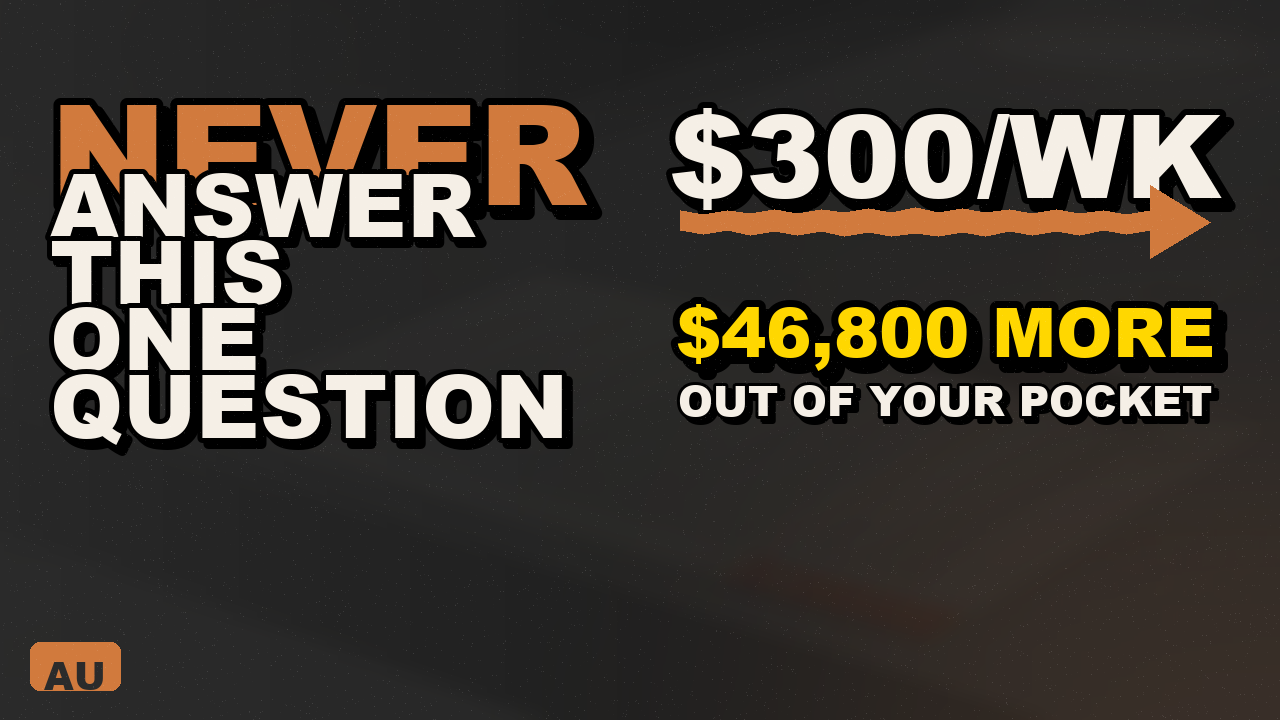
#> input picture content/au-dealer-math/scripts/v01-thumbnail-polished.png, 1280 x 720 px, given in place of kit-hero-cheatsheet-bg.png, which was not available
$ python build-v1-thumbnails-v2.py
#> lines starting #> are read from the running program, lines starting #| are printed output that depends on the picture; pictures that were not available may be replaced by others from this repository, and a replacement may not be noted
"""V1 thumbnail v2 — three world-class variants for YouTube A/B test.

Three different visual story angles, all using the same brand palette and the
kit-hero-cheatsheet contract photo as backdrop. YouTube Studio native A/B test
will pick the CTR winner across the first ~24h of impressions.

Variants:
  A — "DON'T SAY THIS" — quote with red strikethrough + $46,800 reveal
  B — "$46,800 MORE"   — big-number-dominant, contract bg, minimal text
  C — "1 QUESTION = $46K" — equation storytelling, clean math layout

Output: content/au-dealer-math/scripts/v01-thumbnail-v2-{a,b,c}.png

Run: python generator/au-dealer-math/build-v1-thumbnails-v2.py
"""
from PIL import Image, ImageDraw, ImageFont, ImageFilter, ImageEnhance
from pathlib import Path

REPO = Path(r"C:\dev\Claude")
OUT_DIR = REPO / "content" / "au-dealer-math" / "scripts"
OUT_DIR.mkdir(parents=True, exist_ok=True)

# Brand palette LOCKED
CHARCOAL = (43, 43, 43)
OUTBACK_ORANGE = (209, 122, 61)
CREAM = (245, 239, 230)
WHITE = (255, 255, 255)
RED = (220, 50, 50)
YELLOW = (255, 215, 0)

# Backdrop — same contract photo we use everywhere (cross-surface brand consistency)
BACKDROP = REPO / "content" / "au-dealer-math" / "scripts" / "v01-renders" / "stills" / "v2" / "kit-hero-cheatsheet-bg.png"

# Fonts
FONTS_DIR = REPO / "fonts"
DMSANS_BOLD = FONTS_DIR / "DM_Sans" / "DMSans-Bold.ttf"
INTER_BOLD = FONTS_DIR / "Inter" / "Inter-Bold.ttf"  # may not exist, fallback
ARIAL_BLACK = Path("C:/Windows/Fonts/ariblk.ttf")
IMPACT = Path("C:/Windows/Fonts/impact.ttf")
display_font_path = ARIAL_BLACK if ARIAL_BLACK.exists() else DMSANS_BOLD

W, H = 1280, 720


def font(path, size):
    return ImageFont.truetype(str(path), size)


def measure(draw, text, f):
    bb = draw.textbbox((0, 0), text, font=f)
    return bb[2] - bb[0], bb[3] - bb[1]


def load_backdrop(darken_factor=0.40, blur_radius=2):
    """Load contract bg, cover-fit to 1280x720, darken, slight blur."""
#> called with darken_factor = 0.35, blur_radius = 2
    img = Image.open(BACKDROP).convert("RGB")
#> img is the input picture: PIL image 1280x720 RGB; mean R, G, B 66.5, 60, 51.8
    # Cover-fit
    src_w, src_h = img.size
    target_aspect = W / H
    src_aspect = src_w / src_h
    if src_aspect > target_aspect:
        new_w = int(src_h * target_aspect)
        offset = (src_w - new_w) // 2
        img = img.crop((offset, 0, offset + new_w, src_h))
    else:
        new_h = int(src_w / target_aspect)
        offset = (src_h - new_h) // 2
        img = img.crop((0, offset, src_w, offset + new_h))
    img = img.resize((W, H), Image.LANCZOS)
    # Darken
    img = ImageEnhance.Brightness(img).enhance(darken_factor)
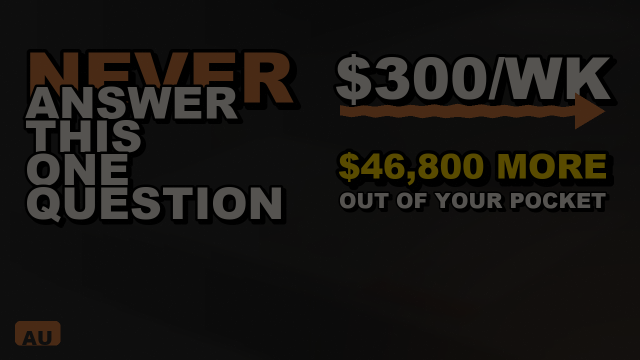
#> img: PIL image 1280x720 RGB (shown at 1/2 size); mean R, G, B 22.8, 20.6, 17.7
    # Slight blur for depth
    if blur_radius:
        img = img.filter(ImageFilter.GaussianBlur(radius=blur_radius))
    return img.convert("RGBA")


def draw_text_punch(draw, position, text, f, fill, stroke_w=8, stroke_fill=(0, 0, 0), shadow=10):
    """Heavy stroke + drop shadow for max readability over photo bg."""
    sx, sy = position[0] + shadow, position[1] + shadow
    draw.text((sx, sy), text, font=f, fill=(0, 0, 0, 220),
              stroke_width=stroke_w, stroke_fill=(0, 0, 0, 220))
    draw.text(position, text, font=f, fill=fill,
              stroke_width=stroke_w, stroke_fill=stroke_fill)


# [11 lines left out: functions draw_marker_strike, draw_arrow_curved, not called in this run]


def draw_au_badge(draw, x, y):
    """Small AU stamp."""
    bf = font(display_font_path, 32)
    bbox = draw.textbbox((0, 0), "AU", font=bf)
    bw, bh = bbox[2] - bbox[0], bbox[3] - bbox[1]
    pad = 10
    draw.rounded_rectangle(
        [x, y, x + bw + pad * 2, y + bh + pad * 2],
        radius=8, fill=OUTBACK_ORANGE)
    draw.text((x + pad, y + pad - 4), "AU", font=bf, fill=CHARCOAL)


# ============================================================
# VARIANT A — "DON'T SAY THIS" (strikethrough on quote)
# Tells the V1 story in one image: this question = $46K loss
# ============================================================
def variant_a():
    img = load_backdrop(darken_factor=0.35, blur_radius=2)
    # Side gradient overlay (left dark for text)
    overlay = Image.new("RGBA", (W, H), (43, 43, 43, 0))
    od = ImageDraw.Draw(overlay)
    for x in range(W):
        alpha = int(180 * (1 - x / W) ** 1.5)
        od.line([(x, 0), (x, H)], fill=(43, 43, 43, alpha))
    img = Image.alpha_composite(img, overlay)
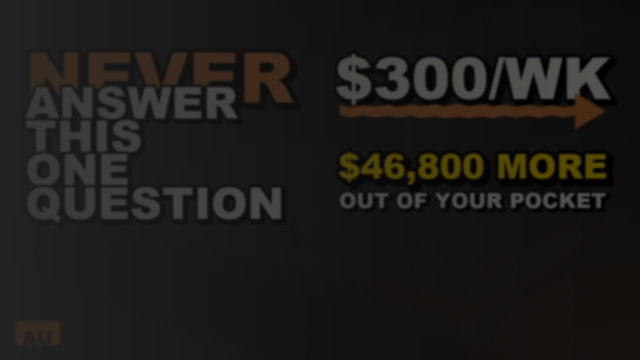
#> img: PIL image 1280x720 RGBA (shown at 1/2 size); mean R, G, B, A 28.3, 26.6, 24.3, 255
    draw = ImageDraw.Draw(img)

    # Top: "What's your weekly budget?" in italic-ish quote style
    q_font = font(display_font_path, 60)
    q_text = '"What\'s your weekly budget?"'
    qw, qh = measure(draw, q_text, q_font)
#> qw = 907; qh = 58
    qx = 50
    qy = 140
    draw_text_punch(draw, (qx, qy), q_text, q_font, CREAM, stroke_w=4, shadow=6)

    # RED MARKER STRIKETHROUGH across the question
    strike_y = qy + qh // 2 + 8
#> strike_y = 177
    for dy in range(-4, 5):
        draw.line([(qx - 10, strike_y + dy), (qx + qw + 20, strike_y + dy + 5)],
                  fill=RED, width=15)

    # BIG "= $46,800" reveal below
    eq_font = font(display_font_path, 200)
    eq_text = "= $46,800"
    ew, eh = measure(draw, eq_text, eq_font)
#> ew = 1058; eh = 181
    if ew > W - 100:
        eq_font = font(display_font_path, int(200 * (W - 100) / ew))
        ew, eh = measure(draw, eq_text, eq_font)
    ex = (W - ew) // 2
#> ex = 111
    ey = qy + qh + 60
#> ey = 258
    draw_text_punch(draw, (ex, ey), eq_text, eq_font, YELLOW, stroke_w=8, shadow=10)

    # Subtitle
    sub_font = font(display_font_path, 56)
    sub_text = "OUT OF YOUR POCKET"
    sw, sh = measure(draw, sub_text, sub_font)
#> sw = 628; sh = 43
    sx = (W - sw) // 2
#> sx = 326
    sy = ey + eh + 20
#> sy = 459
    draw_text_punch(draw, (sx, sy), sub_text, sub_font, OUTBACK_ORANGE, stroke_w=4, shadow=6)

    draw_au_badge(draw, 30, H - 80)

    out = OUT_DIR / "v01-thumbnail-v2-a.png"
    img.convert("RGB").save(out, "PNG", optimize=True)
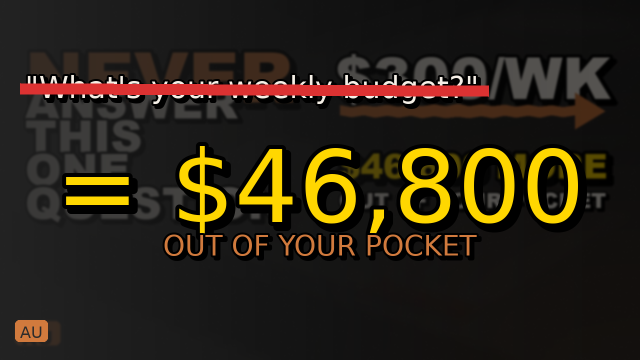
#> saved as v01-thumbnail-v2-a.png: PIL image 1280x720 RGB (shown at 1/2 size); mean R, G, B 42.6, 34.6, 22.3
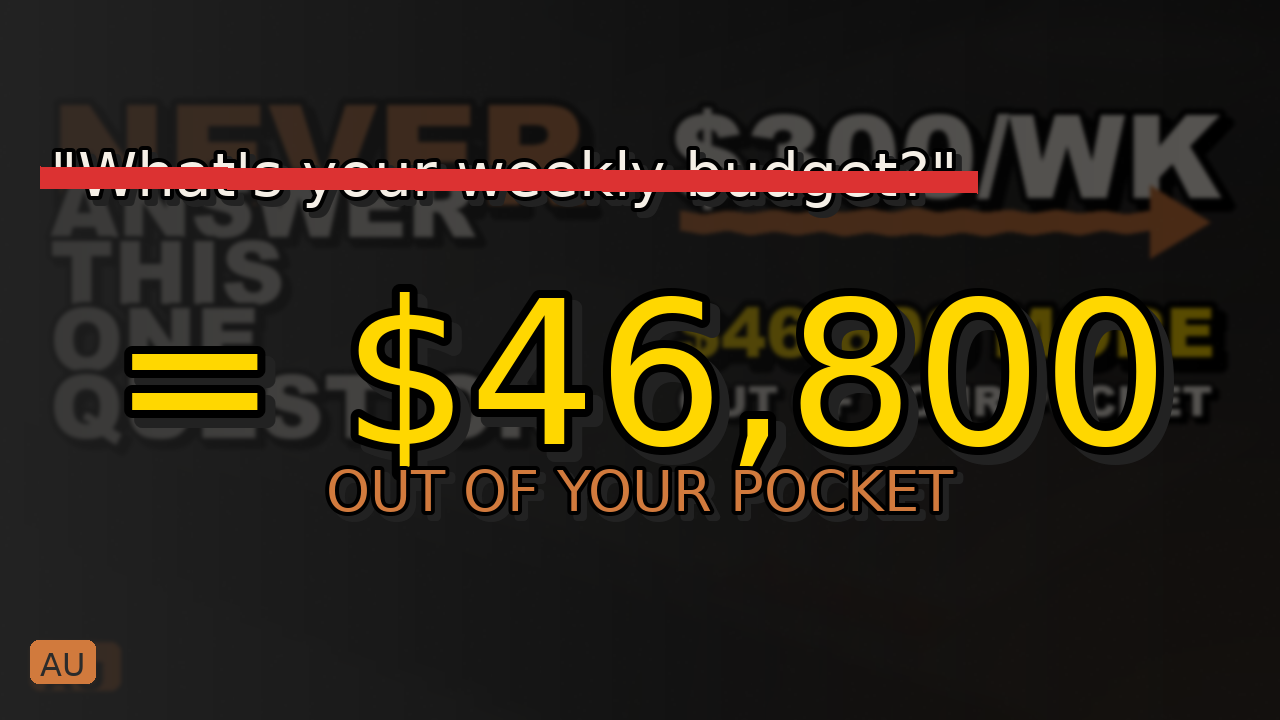
#> img: PIL image 1280x720 RGBA; mean R, G, B, A 42.6, 34.6, 22.3, 253.7; transparent parts drawn white
    return out


# ============================================================
# VARIANT B — "$46,800 MORE" big-number-dominant
# Cleanest, most punch — number IS the thumbnail
# ============================================================
# [122 lines left out: functions variant_b, variant_c, not called in this run]


# ============================================================
# Build all 3 variants + a side-by-side compare
# ============================================================
print("Building V1 thumbnail v2 — 3 variants for A/B test...")
a_path = variant_a()
#> (the run stopped early here; a loop or call above may not have finished)

$ run again, on content/au-dealer-math/scripts/v01-thumbnail-v3.png
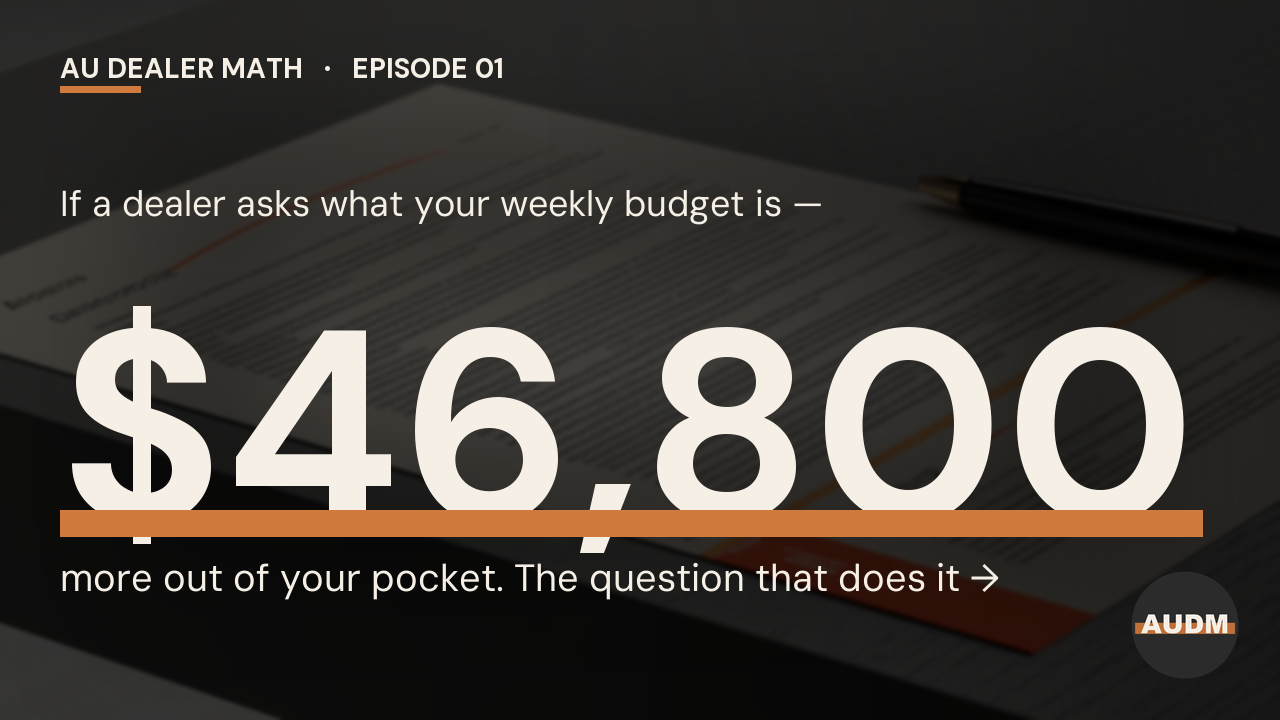
#> input picture content/au-dealer-math/scripts/v01-thumbnail-v3.png, 1280 x 720 px, given in place of kit-hero-cheatsheet-bg.png, which was not available
#> in load_backdrop, img is the input picture: PIL image 1280x720 RGB; mean R, G, B 65.2, 60.2, 55.5
#> in variant_a, `img = Image.alpha_composite(img, overlay)`:
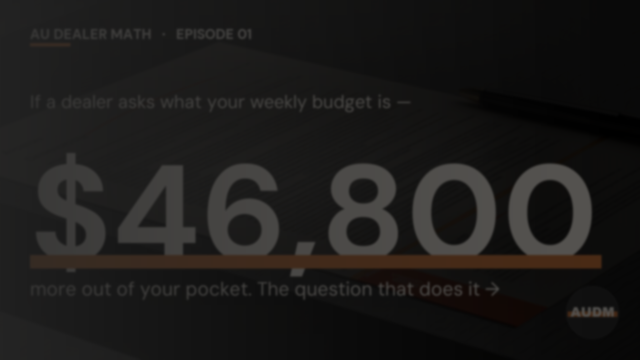
#> img: PIL image 1280x720 RGBA (shown at 1/2 size); mean R, G, B, A 27.9, 26.6, 25.4, 255
#> qw = 907; qh = 58
#> strike_y = 177
#> ew = 1058; eh = 181
#> ex = 111
#> ey = 258
#> sw = 628; sh = 43
#> sx = 326
#> sy = 459
#> in variant_a, `img.convert("RGB").save(out, "PNG", optimize=True)`:
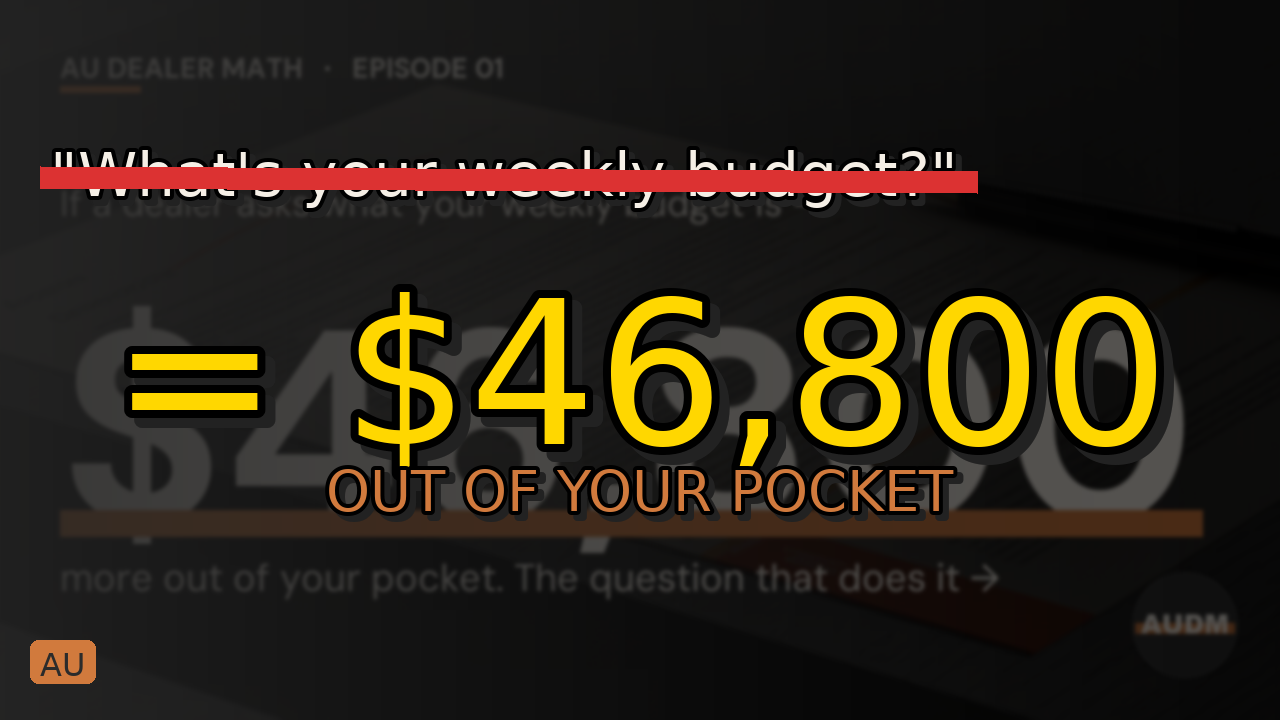
#> img: PIL image 1280x720 RGBA; mean R, G, B, A 41.2, 33.5, 21.6, 253.7; transparent parts drawn white

$ run again, on content/au-dealer-math/scripts/v01-thumbnail.png
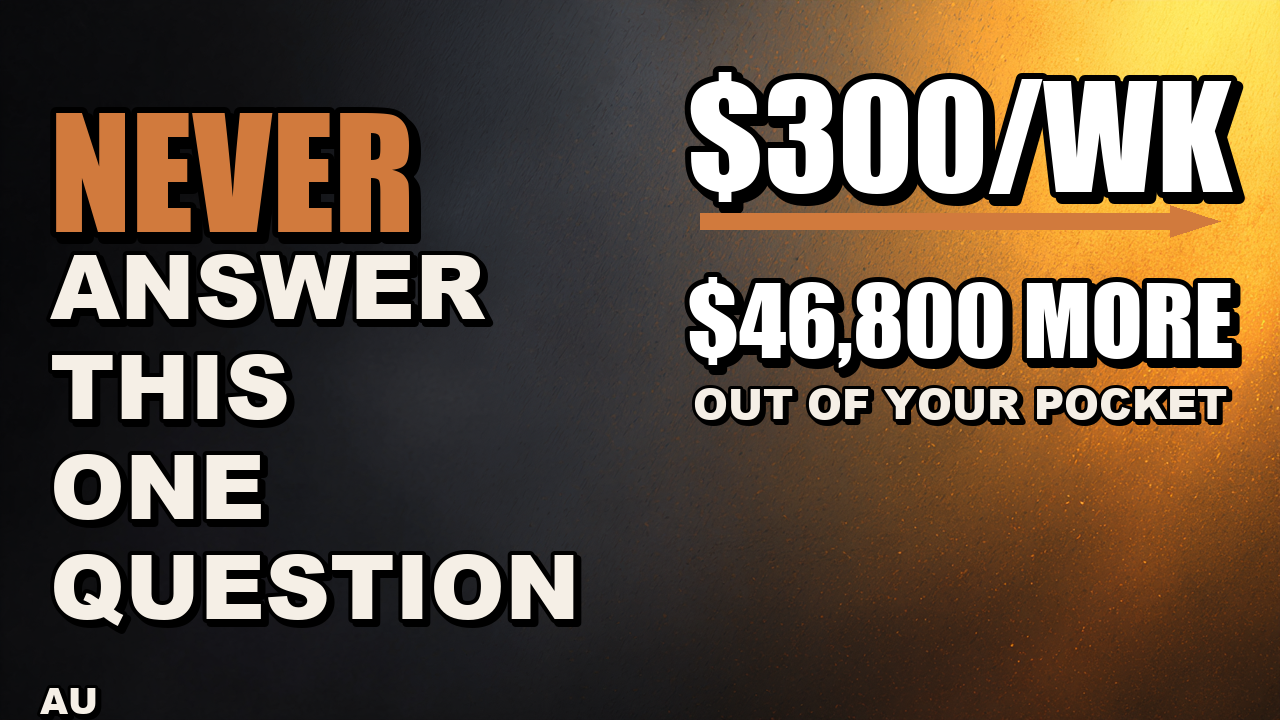
#> input picture content/au-dealer-math/scripts/v01-thumbnail.png, 1280 x 720 px, given in place of kit-hero-cheatsheet-bg.png, which was not available
#> in load_backdrop, img is the input picture: PIL image 1280x720 RGB; mean R, G, B 98.1, 81.2, 64.3
#> in variant_a, `img = Image.alpha_composite(img, overlay)`:
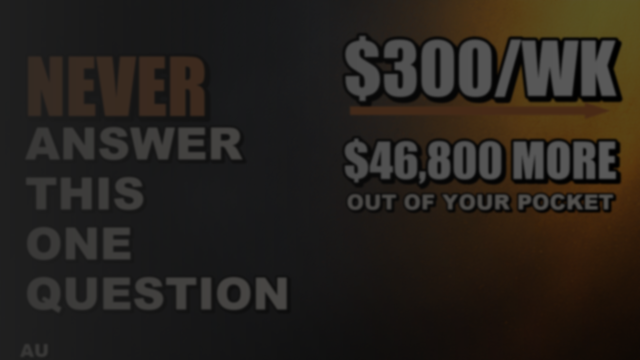
#> img: PIL image 1280x720 RGBA (shown at 1/2 size); mean R, G, B, A 39, 33.9, 28.6, 255
#> qw = 907; qh = 58
#> strike_y = 177
#> ew = 1058; eh = 181
#> ex = 111
#> ey = 258
#> sw = 628; sh = 43
#> sx = 326
#> sy = 459
#> in variant_a, `img.convert("RGB").save(out, "PNG", optimize=True)`:
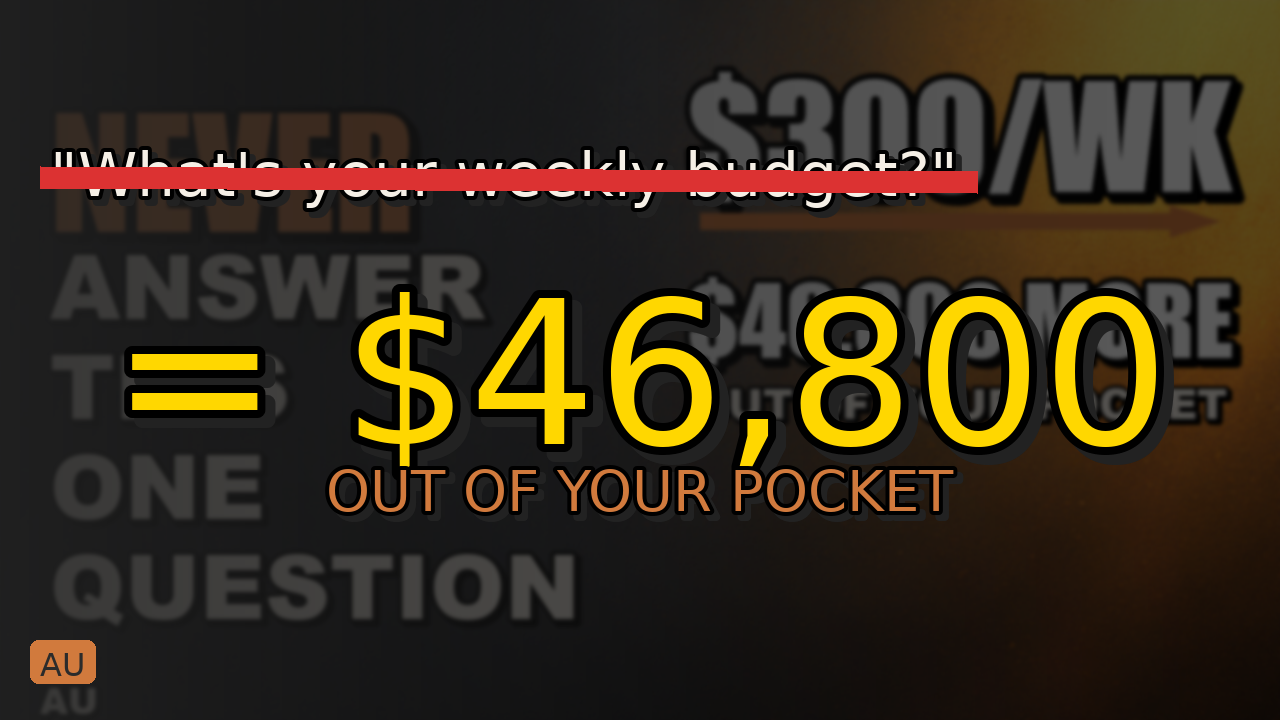
#> img: PIL image 1280x720 RGBA; mean R, G, B, A 52.3, 41.4, 25.6, 253.7; transparent parts drawn white
